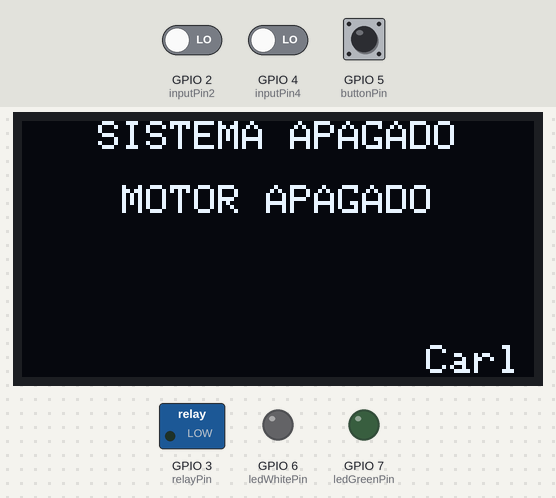
A sketch run on a simulated ESP32-S3. Shown: 128×64 one-colour display, switched loads named in the sketch (green lamp = pin HIGH), output pins drawn as LEDs (lit = HIGH). The inputs (shaded band) are chosen by the test bench; at power-on: GPIO 2 (inputPin2) LOW, GPIO 5 (buttonPin) HIGH, GPIO 4 (inputPin4) LOW. What the sketch prints to the serial monitor is not drawn.

Above: at 1.2 s.
1.3 s: GPIO 2 (inputPin2) driven HIGH
At 1.52 s:
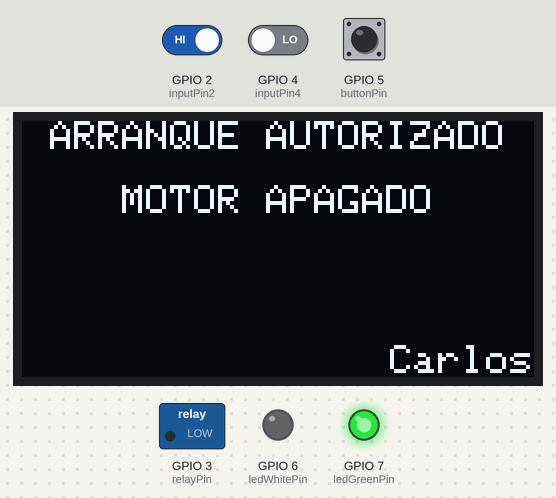
3.8 s: GPIO 5 (buttonPin) pulled LOW for 0.15 s
At 4.11 s:
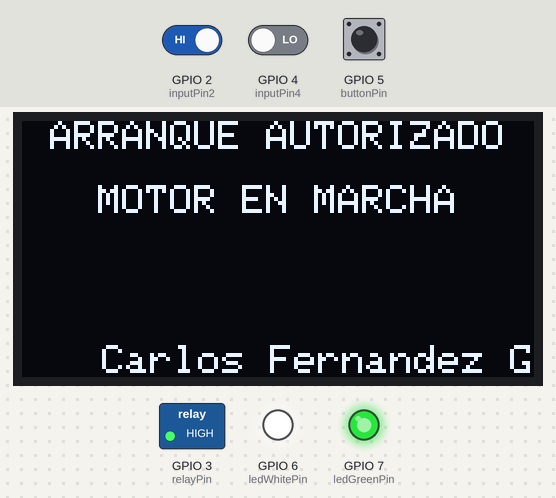
4.5 s: GPIO 5 (buttonPin) pulled LOW for 1 s
At 5.4 s:
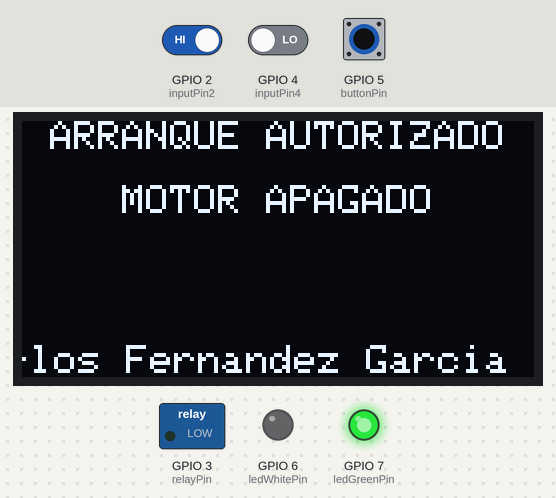
6.1 s: GPIO 2 (inputPin2) driven LOW
At 6.7 s:
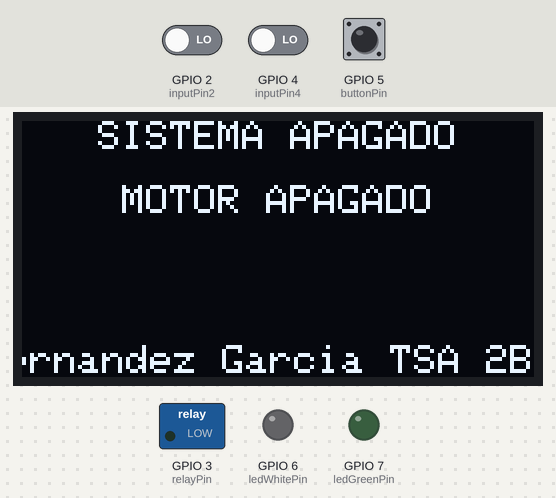
7.7 s: GPIO 4 (inputPin4) driven HIGH
At 8.0 s:
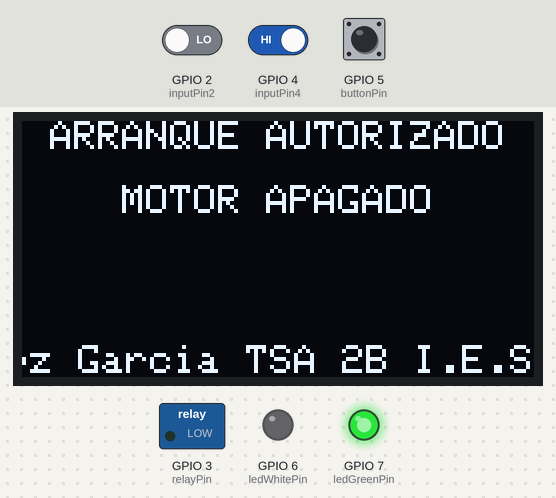
9.3 s: GPIO 4 (inputPin4) driven LOW
At 9.63 s:
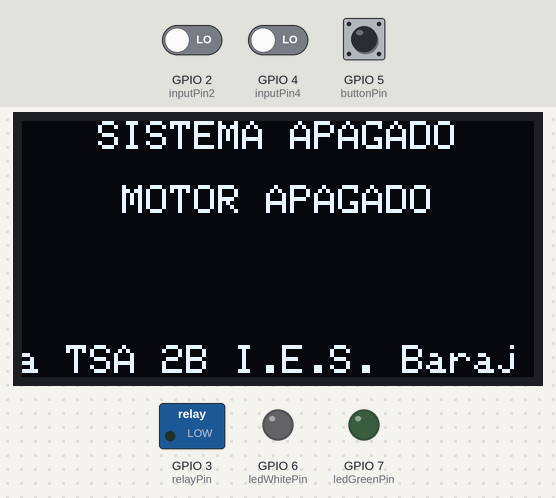
Timing chart, 0 to 11.9 s (numbered marks = the images above; inputs shaded):
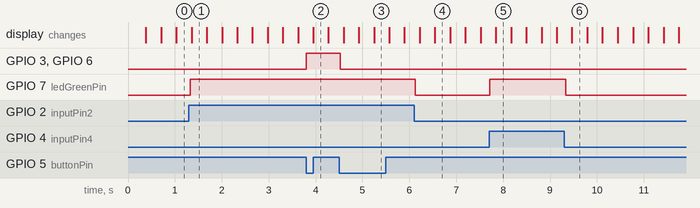

The sketch:

ARDUINOPANTALLAYLEDSFULLOK.ino
```cpp
#include <Wire.h>
#include <Adafruit_GFX.h>
#include <Adafruit_SSD1306.h>

#define SCREEN_WIDTH 128
#define SCREEN_HEIGHT 64
#define OLED_RESET -1 // Reset pin # (o -1 si no se usa)
Adafruit_SSD1306 display(SCREEN_WIDTH, SCREEN_HEIGHT, &Wire, OLED_RESET);

const int inputPin2 = 2;    // Pin para leer GPIO 2 (Modo Acceso)
const int inputPin4 = 4;    // Pin para leer GPIO 4 (Modo Taller)
const int relayPin = 3;     // Pin para controlar el relé (motor)
const int buttonPin = 5;    // Pin del pulsador P3
const int ledWhitePin = 6;  // Pin para el LED blanco
const int ledGreenPin = 7;  // Pin para el LED verde

int lastButtonState = HIGH; // Estado anterior del pulsador (pull-up)
bool motorState = LOW;      // Estado inicial del motor
int scrollOffset = 0;       // Offset para el desplazamiento del texto

void setup() {
  Serial.begin(115200);

  // Inicializar la pantalla con la dirección I2C 0x3C
  if (!display.begin(SSD1306_SWITCHCAPVCC, 0x3C)) {
    Serial.println(F("Error al inicializar la pantalla OLED"));
    for (;;); // Bucle infinito si falla
  }

  // Configurar texto
  display.setTextSize(1);      // Tamaño del texto
  display.setTextColor(SSD1306_WHITE); // Color blanco

  pinMode(inputPin2, INPUT);    // Pin 2 como entrada
  pinMode(inputPin4, INPUT);    // Pin 4 como entrada
  pinMode(relayPin, OUTPUT);    // Pin 3 como salida para el relé
  pinMode(buttonPin, INPUT_PULLUP); // Pin 5 como entrada con pull-up para el pulsador
  pinMode(ledWhitePin, OUTPUT); // Pin 6 como salida para el LED blanco
  pinMode(ledGreenPin, OUTPUT); // Pin 7 como salida para el LED verde
  digitalWrite(relayPin, LOW);  // Relé inicial desactivado (LOW para Active HIGH)
  digitalWrite(ledWhitePin, LOW); // LED blanco inicial apagado
  digitalWrite(ledGreenPin, LOW); // LED verde inicial apagado
  Serial.println("Arduino Uno listo");
}

void loop() {
  int statePin2 = digitalRead(inputPin2); // Leer estado del pin 2
  int statePin4 = digitalRead(inputPin4); // Leer estado del pin 4

  // Actualizar pantalla en cada iteración
  display.clearDisplay();

  // Primera línea: ARRANQUE AUTORIZADO si ESP32 está activa
  if (statePin2 == HIGH || statePin4 == HIGH) {
    digitalWrite(ledGreenPin, HIGH); // Encender LED verde
    int x1 = (SCREEN_WIDTH - (strlen("ARRANQUE AUTORIZADO") * 6)) / 2; // Centrar
    display.setCursor(x1, 0);
    display.println("ARRANQUE AUTORIZADO");
    Serial.println("LED verde encendido - Arranque Autorizado");
  } else {
    digitalWrite(ledGreenPin, LOW); // Apagar LED verde
    if (!motorState) {
      int x1 = (SCREEN_WIDTH - (strlen("SISTEMA APAGADO") * 6)) / 2; // Centrar
      display.setCursor(x1, 0);
      display.println("SISTEMA APAGADO");
    }
    Serial.println("LED verde apagado - Sistema Apagado");
  }

  // Tercera línea: MOTOR EN MARCHA o MOTOR APAGADO según motorState
  const char* motorText = motorState ? "MOTOR EN MARCHA" : "MOTOR APAGADO";
  int x2 = (SCREEN_WIDTH - (strlen(motorText) * 6)) / 2; // Centrar
  display.setCursor(x2, 16); // Tercera línea
  display.println(motorText);

  // Sexta línea: Scroll del texto
  const char* scrollText = "Carlos Fernandez Garcia TSA 2B I.E.S. Barajas";
  int textWidth = strlen(scrollText) * 6; // Ancho total del texto en píxeles
  int x3 = SCREEN_WIDTH - scrollOffset; // Posición inicial del texto
  display.setCursor(x3, 56); // Sexta línea
  display.println(scrollText);
  if (x3 + textWidth < 0) {
    scrollOffset = 0; // Reiniciar cuando el texto salga completamente
  } else {
    scrollOffset++; // Desplazar a la izquierda
  }

  display.display(); // Mostrar en la pantalla

  // Leer el estado del pulsador en D5
  int buttonState = digitalRead(buttonPin);
  Serial.print("Button State: ");
  Serial.println(buttonState);

  // Detectar flanco descendente del pulsador y verificar si la ESP32 permite activar el motor
  if (buttonState == LOW && lastButtonState == HIGH && (statePin2 == HIGH || statePin4 == HIGH)) {
    motorState = !motorState;           // Alternar estado del motor
    digitalWrite(relayPin, motorState ? HIGH : LOW); // Activar/desactivar relé (HIGH = activado)
    digitalWrite(ledWhitePin, motorState); // LED blanco refleja el estado del motor
    Serial.print("Motor cambiado a: ");
    Serial.println(motorState ? "ENCENDIDO" : "APAGADO");
  }

  // Si la ESP32 no está activa, apagar motor y LED blanco
  if (statePin2 == LOW && statePin4 == LOW) {
    motorState = LOW;
    digitalWrite(relayPin, LOW); // Desactivar relé (LOW)
    digitalWrite(ledWhitePin, LOW); // Apagar LED blanco
    Serial.println("ESP32 desactivada, motor apagado");
  }

  lastButtonState = buttonState; // Guardar estado actual del pulsador

  delay(10); // Retraso para controlar la velocidad del scroll
}
```

Measured:
- after the input at 1.3 s, GPIO 7 (ledGreenPin): LOW → HIGH at once; the display: changes after 0.06 s (image 1)
- after the input at 3.8 s, GPIO 3 (relayPin), GPIO 6 (ledWhitePin): LOW → HIGH at once; the display: changes after 0.15 s (image 2)
- after the input at 4.5 s, GPIO 3 (relayPin), GPIO 6 (ledWhitePin): HIGH → LOW at once; the display: first changes after 0.10 s (image 3 shows a later state)
- after the input at 6.1 s, GPIO 7 (ledGreenPin): HIGH → LOW at once; the display: first changes after 0.12 s (image 4 shows a later state)
- after the input at 7.7 s, GPIO 7 (ledGreenPin): LOW → HIGH at once; the display: changes after 0.15 s (image 5)
- after the input at 9.3 s, GPIO 7 (ledGreenPin): HIGH → LOW at once; the display: changes after 0.17 s (image 6)
